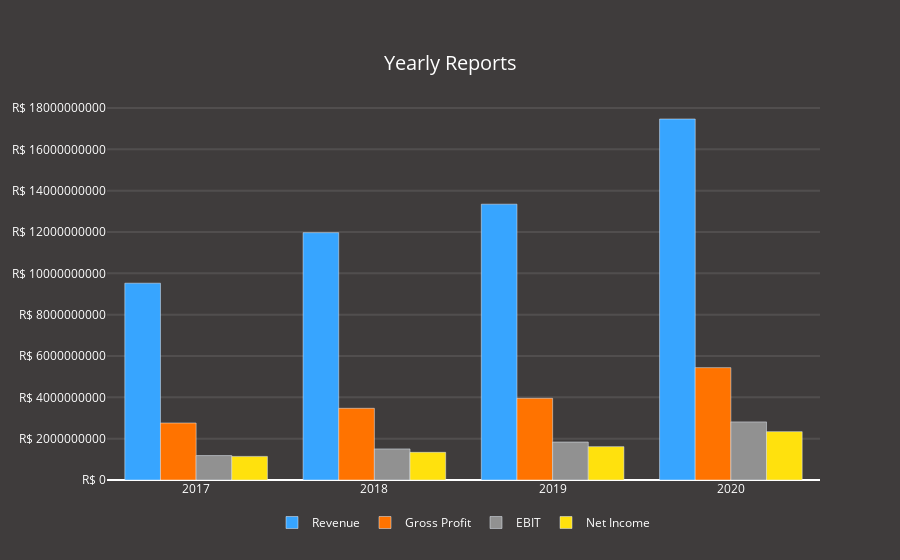

Notebook code for this chart:
### Code cell
import plotly.offline as pyoff
import plotly.graph_objs as go

data = [go.Bar(x=tickerFinancials.index.year,
               y=tickerFinancials['Total Revenue'],
               marker={'color': '#37A5FF'},
               name='Revenue'),
        
       go.Bar(x=tickerFinancials.index.year,
              y=tickerFinancials['Gross Profit'],
              marker={'color': '#FF7300'},
              name='Gross Profit'),
        
       go.Bar(x=tickerFinancials.index.year,
              y=tickerFinancials['Ebit'],
              marker={'color': '#919191'},
              name='EBIT'),
        
       go.Bar(x=tickerFinancials.index.year,
              y=tickerFinancials['Net Income'],
              marker={'color': '#FFE10D'},
              name='Net Income')]

layout = go.Layout(title={'text':'Yearly Reports',
                         'font':{'color':'white',
                                'size': 20},
                         'x':0.5,
                         'xanchor':'center',
                         'y':0.9,
                         'yanchor':'top'},
                   
                   legend={'font':{'color':'white'},
                         'borderwidth':0,
                         'bgcolor':'#3F3C3C',
                         'orientation':"h",
                         'x':0.5,
                         'xanchor':"center",
                         'y':-0.15,
                         'yanchor':"bottom"},
                   
                   plot_bgcolor='#3F3C3C',
                   paper_bgcolor='#3F3C3C',
                   font={'color':'white'})

fig = go.Figure(data=data, layout=layout)
fig.update_yaxes(showgrid=True, gridwidth=2, gridcolor='rgba(233,233,233,0.1)')
fig.update_layout(yaxis_tickprefix = currencies[tickerData.info['currency']], yaxis_tickformat = ',.')
    
pyoff.iplot(fig)

### Figure 1 — Plotly figure (JSON) as saved in the notebook; plotly's stock layout.template omitted (floating-point values rounded to 4 significant figures)
{"data": [{"marker": {"color": "#37A5FF"}, "name": "Revenue", "type": "bar", "x": [2020, 2019, 2018, 2017], "y": [17469557000, 13347434000, 11970090000, 9523830000]}, {"marker": {"color": "#FF7300"}, "name": "Gross Profit", "type": "bar", "x": [2020, 2019, 2018, 2017], "y": [5437507000, 3953268000, 3469274000, 2758447000]}, {"marker": {"color": "#919191"}, "name": "EBIT", "type": "bar", "x": [2020, 2019, 2018, 2017], "y": [2812454000, 1837299000, 1503602000, 1182412000]}, {"marker": {"color": "#FFE10D"}, "name": "Net Income", "type": "bar", "x": [2020, 2019, 2018, 2017], "y": [2340873000, 1614581000, 1338319000, 1142149000]}], "layout": {"font": {"color": "white"}, "legend": {"bgcolor": "#3F3C3C", "borderwidth": 0, "font": {"color": "white"}, "orientation": "h", "x": 0.5, "xanchor": "center", "y": -0.15, "yanchor": "bottom"}, "paper_bgcolor": "#3F3C3C", "plot_bgcolor": "#3F3C3C", "title": {"font": {"color": "white", "size": 20}, "text": "Yearly Reports", "x": 0.5, "xanchor": "center", "y": 0.9, "yanchor": "top"}, "yaxis": {"gridcolor": "rgba(233,233,233,0.1)", "gridwidth": 2, "showgrid": true, "tickformat": ",.", "tickprefix": "R$ "}}}
